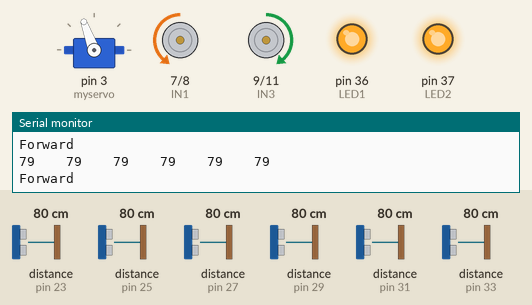
Recording of a sketch running on a simulated Arduino Mega 2560, built with avr-gcc and run on an emulated ATmega2560. Parts: servo, motor-driver pin pairs drawn as motors (green arrow = first pin HIGH = forward, orange = second pin HIGH = backward, longer = more drive, scaled by the enable pin), output pins drawn as LEDs (lit = HIGH), the last lines printed to the serial monitor. Wiring (inferred from the names in the program): 6 × ultrasonic range finder: trigger pin 22, echo pin 23 / trigger pin 24, echo pin 25 / trigger pin 26, echo pin 27 / trigger pin 28, echo pin 29 / trigger pin 30, echo pin 31 / trigger pin 32, echo pin 33. Inputs (shaded band) come from the test bench; at power-on: distance to the obstacle (sensors on pin 25, pin 23, pin 27, pin 29, pin 31, pin 33) 80 cm. The echo pulse lasts 58.3 µs per cm; pins used as bus, display or sensor lines are not drawn.

Above: at 2.2 s.
2.3 s: distance to the obstacle (sensor on pin 25) set to 23 cm
5.3 s: distance to the obstacle (sensor on pin 25) set to 19 cm
At 6.3 s:
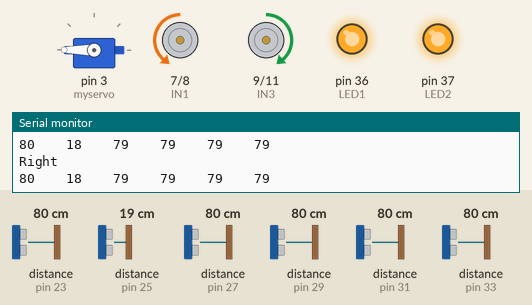
6.8 s: distance to the obstacle (sensor on pin 23) set to 2 cm
9.8 s: distance to the obstacle (sensor on pin 25) set to 35 cm
At 10.2 s:
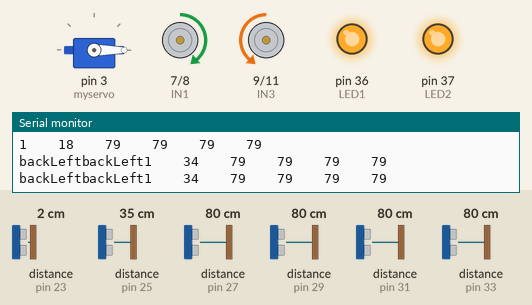
11.3 s: distance to the obstacle (sensor on pin 27) set to 38 cm
14.3 s: distance to the obstacle (sensor on pin 27) set to 32 cm
At 15.0 s:
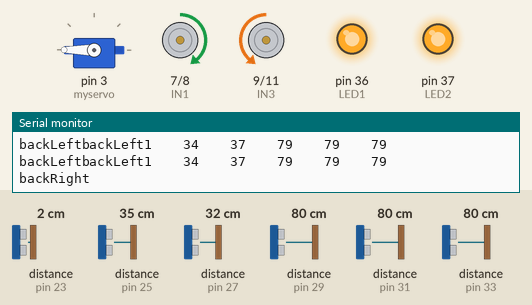
Timing chart, 0 to 16.8 s (numbered marks = the images above; inputs shaded):
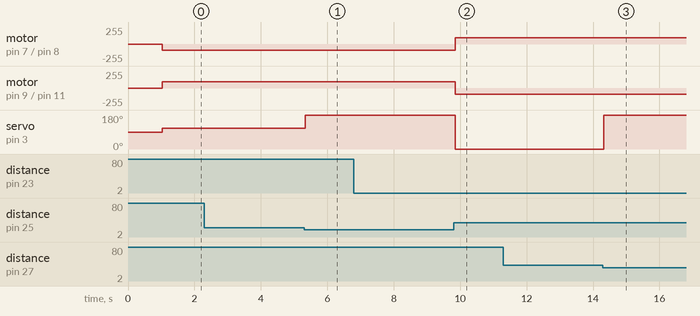

Measured:
- the behaviour switches between 22 and 21 cm on distance to the obstacle (sensor on pin 25) (found by bisection; images 0 and 1)
- the behaviour switches between 35 and 34 cm on distance to the obstacle (sensor on pin 27) (found by bisection; images 2 and 3)
- after the input at 5.3 s, servo on pin 3 (myservo): 110° → 180° at once
- after the input at 9.8 s, motor on pin 7 (IN1) / pin 8 (IN2): backward 95/255 → forward 95/255 after 0.06 s; motor on pin 9 (IN3) / pin 11 (IN4): forward 95/255 → backward 95/255 after 0.06 s; servo on pin 3 (myservo): 180° → 0° after 0.06 s
- after the input at 14.3 s, servo on pin 3 (myservo): 0° → 180° at once

The sketch:

SDC3.ino
```cpp
#include <Servo.h>    //include libraria pentru servomotor
Servo myservo;        // create servo object to control a servo

#define ENA 5         //channel 1 de la driver motor
#define ENB 6         //channel 2 de la driver motor
#define IN1 7         //motor 1 (il folosim)
#define IN2 8         //motor 2
#define IN3 9         //motor 3
#define IN4 11        //motor 4 (il folosim)
#define LED1 36       //farul 1
#define LED2 37       //farul 2

#define trigPin1 22     //pin trigger senzor 1 fata
#define echoPin1 23     //pin echo senzor 1 fata
#define trigPin2 24     //pin trigger senzor 2 45 grade stanga
#define echoPin2 25     //pin echo senzor 2 45 grade stanga
#define trigPin3 26     //pin trigger senzor 3 45 grade dreapta
#define echoPin3 27     //pin echo senzor 3 45 grade dreapta
#define trigPin4 28     //pin trigger senzor 4 stanga
#define echoPin4 29     //pin echo senzor 4 stanga
#define trigPin5 30     //pin trigger senzor 5 dreapta
#define echoPin5 31     //pin echo senzor 5 dreapta
#define trigPin6 32     //pin trigger senzor 6 spate
#define echoPin6 33     //pin echo senzor  6 spate

//#define ir1 38
//#define ir2 39
//#define ir3 40
//#define ir4 41
//#define ir5 42

unsigned char carSpeed1 = 95 ;
unsigned char carSpeed2 = 95  ;

long duration, distance, distance1, distance2, distance3, distance4, distance5, distance6, difference, absDiff;

void forward() {               //functie deplasare fata
  analogWrite(ENA, carSpeed1);
  analogWrite(ENB, carSpeed1);
  digitalWrite(IN1, LOW);
  digitalWrite(IN2, HIGH);
  digitalWrite(IN3, HIGH);
  digitalWrite(IN4, LOW);
  myservo.write(110);
  Serial.println("Forward");
}

void back() {                //functie deplasare spate
  analogWrite(ENA, carSpeed1);
  analogWrite(ENB, carSpeed1);
  digitalWrite(IN1, HIGH);
  digitalWrite(IN2, LOW);
  digitalWrite(IN3, LOW);
  digitalWrite(IN4, HIGH);
  myservo.write(110);
  Serial.println("Back");
}

void left() {               // functie deplasare stanga
  analogWrite(ENA, carSpeed2);
  analogWrite(ENB, carSpeed2);
  digitalWrite(IN1, LOW);
  digitalWrite(IN2, HIGH);
  digitalWrite(IN3, HIGH);
  digitalWrite(IN4, LOW);
  myservo.write(10);
  Serial.println("Left");
}

void right() {                //functie deplasare dreapta
  analogWrite(ENA, carSpeed2);
  analogWrite(ENB, carSpeed2);
  digitalWrite(IN1, LOW);
  digitalWrite(IN2, HIGH);
  digitalWrite(IN3, HIGH);
  digitalWrite(IN4, LOW);
  myservo.write(190);
  Serial.println("Right");
}

void backLeft() {
  analogWrite(ENA, carSpeed1);
  analogWrite(ENB, carSpeed1);
  digitalWrite(IN1, HIGH);
  digitalWrite(IN2, LOW);
  digitalWrite(IN3, LOW);
  digitalWrite(IN4, HIGH);
  myservo.write(0 );
  Serial.write("backLeft");
}

void backRight() {
  analogWrite(ENA, carSpeed1);
  analogWrite(ENB, carSpeed1);
  digitalWrite(IN1, HIGH);
  digitalWrite(IN2, LOW);
  digitalWrite(IN3, LOW);
  digitalWrite(IN4, HIGH);
  myservo.write(190);
  Serial.write("backRight");
}

void stop() {                //functie stop
  digitalWrite(ENA, LOW);
  digitalWrite(ENB, LOW);
  myservo.write(90);
  delay(1000);
  Serial.println("Stop!");
}

void setup() {
  pinMode(trigPin1, OUTPUT);
  pinMode(echoPin1, INPUT);
  pinMode(trigPin2, OUTPUT);
  pinMode(echoPin2, INPUT);
  pinMode(trigPin3, OUTPUT);
  pinMode(echoPin3, INPUT);
  pinMode(trigPin4, OUTPUT);
  pinMode(echoPin4, INPUT);
  pinMode(trigPin5, OUTPUT);
  pinMode(echoPin5, INPUT);
  pinMode(trigPin6, OUTPUT);
  pinMode(echoPin6, INPUT);
  pinMode(LED1, OUTPUT);
  pinMode(LED2, OUTPUT);
  pinMode(IN1, OUTPUT);
  pinMode(IN2, OUTPUT);
  pinMode(IN3, OUTPUT);
  pinMode(IN4, OUTPUT);
  pinMode(ENA, OUTPUT);
  pinMode(ENB, OUTPUT);
  stop();   // masina sta pe loc cand e pornita
  myservo.attach(3);
  digitalWrite(LED1, HIGH);
  digitalWrite(LED2, HIGH);
  Serial.begin(9600);
}

void loop() {
  SonarSensor(trigPin1, echoPin1);
  distance1 = distance;
  SonarSensor(trigPin2, echoPin2);
  distance2 = distance;
  SonarSensor(trigPin3, echoPin3);
  distance3 = distance;
  SonarSensor(trigPin4, echoPin4);
  distance4 = distance;
  SonarSensor(trigPin5, echoPin5);
  distance5 = distance;
  SonarSensor(trigPin6, echoPin6);
  distance6 = distance;

  //  if (distance1 >= 200 || distance1 < 0){
  //    distance1 = 0;
  //  }
  //
  //  if (distance2 >= 200 || distance2 < 0){
  //    distance2 = 0;
  //  }
  //  if (distance3 >= 200 || distance3 < 0){
  //    distance3 = 0;
  //  }
  //  if (distance4 >= 200 || distance4 < 0){
  //    distance4 = 0;
  //  }
  //  if (distance5 >= 500 || distance5 < 0){
  //    distance5 = 0;
  //  }
  //  if (distance6 >= 200 || distance6 < 0){
  //    distance6 = 0;
  //  }


  if ( distance1 >= 15 && distance1 <= 30 && distance2 > distance3 ) {
    left();
  } else if (distance1 >= 15 && distance1 <= 30 && distance3 > distance2) {
    right();
  } else if (distance2 <= 20) {
    right();
  } else if (distance3 <= 20) {
    left();
  } else if (distance1 <= 8 && distance2 <= 8 && distance3 <= 8 && distance1 >= 1 && distance2 >= 1 && distance3 >= 1 ) {
    emergencyBack();
  } else if (distance1 <= 8 && distance1 >= 1 && distance2 >= 1 && distance3 >= 1) {
    emergencyBack();
  } else if (distance2 <= 8 && distance1 >= 1 && distance2 >= 1 && distance3 >= 1) {
    emergencyBack();
  } else if (distance3 <= 8 && distance1 >= 1 && distance2 >= 1 && distance3 >= 1) {
    emergencyBack();
  } else {
    forward();
  }

    Serial.print(distance1);
    Serial.print("    ");
    Serial.print(distance2);
    Serial.print("    ");
    Serial.print(distance3);
    Serial.print("    ");
    Serial.print(distance4);
    Serial.print("    ");
    Serial.print(distance5);
    Serial.print("    ");
    Serial.println(distance6);


}

void SonarSensor(int trigPin, int echoPin)
{
  digitalWrite(trigPin, LOW);
  delayMicroseconds(2);
  digitalWrite(trigPin, HIGH);
  delayMicroseconds(10);
  digitalWrite(trigPin, LOW);
  duration = pulseIn(echoPin, HIGH);
  distance = (duration / 2) / 29.1;

}

void emergencyBack() {
  if (distance2 < distance3) {
    backLeft();
    delay(100);
    if(distance6 < 5){

    } else if (distance6 > 5){
    backLeft();
    delay(100);
    } else if (distance6 < 5){

    } else if (distance6 > 5){
    backLeft();
    delay(100);
    } else if (distance6 < 5){

    }else if (distance6 > 5){
    backLeft();
    delay(100);
    } else if (distance6 < 5){

    }else if (distance6 > 5){
    backLeft();
    delay(100);
    } else if (distance6 < 5){

    }else if (distance6 > 5){
    backLeft();
    delay(100);
    } else if (distance6 < 5){

    }else if (distance6 > 5){
    backLeft();
    delay(100);
    } else if (distance6 < 5){

    }else if (distance6 > 5){
    backLeft();
    delay(100);
    } else if (distance6 < 5){

    }else if (distance6 > 5){
    backLeft();
    delay(100);
    } else if (distance6 < 5){

    }else if (distance6 > 5){
    backLeft();
    delay(100);
    } else if (distance6 < 5){

    }


  } else if (distance2 > distance3) {
    backRight();
    delay(1000);
    if(distance6 < 5){

    } else if (distance6 > 5){
    backRight();
    delay(100);
    } else if (distance6 < 5){

    } else if (distance6 > 5){
    backRight();
    delay(100);
    } else if (distance6 < 5){

    }else if (distance6 > 5){
    backRight();
    delay(100);
    } else if (distance6 < 5){

    }else if (distance6 > 5){
    backRight();
    delay(100);
    } else if (distance6 < 5){

    }else if (distance6 > 5){
    backRight();
    delay(100);
    } else if (distance6 < 5){

    }else if (distance6 > 5){
    backRight();
    delay(100);
    } else if (distance6 < 5){

    }else if (distance6 > 5){
    backRight();
    delay(100);
    } else if (distance6 < 5){

    }else if (distance6 > 5){
    backRight();
    delay(100);
    } else if (distance6 < 5){

    }else if (distance6 > 5){
    backRight();
    delay(100);
    } else if (distance6 < 5){

    }
  } else
  {

  }

  //  back();
  //  if (distance6 <= 50){
  //    delay(2000);
  //  }else if (distance6 <= 40){
  //    delay(1500);
  //  }else if (distance6 <= 10){
  //    delay(1000);
  //  }else{
  //    delay(2000);
  //  }
}
```
